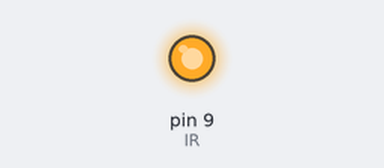
Bench run of a sketch on a simulated Arduino Uno, built with avr-gcc and run on an emulated ATmega328P. Shown: output pins drawn as LEDs (lit = HIGH).

Above: at 0.1 s.
Timing chart, 0 to 1.6 s (numbered marks = the images above):
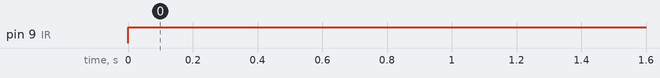

Measured:
- by itself, pin 9 (IR): LOW → HIGH at 0.00 s

The sketch:

irTest.ino
```cpp
#define IR 9
void setup() {
  // put your setup code here, to run once:
  Serial.begin(9600);
  pinMode(IR, OUTPUT);
}

void loop() {
  digitalWrite(IR, HIGH);
}
```
